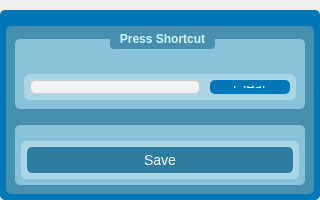
<?xml version="1.0" encoding="UTF-8"?>
<ui version="4.0">
 <class>Dialog</class>
 <widget class="QDialog" name="Dialog">
  <property name="geometry">
   <rect>
    <x>0</x>
    <y>0</y>
    <width>320</width>
    <height>200</height>
   </rect>
  </property>
  <property name="minimumSize">
   <size>
    <width>320</width>
    <height>200</height>
   </size>
  </property>
  <property name="maximumSize">
   <size>
    <width>380</width>
    <height>220</height>
   </size>
  </property>
  <property name="windowTitle">
   <string>Custom Shortcut</string>
  </property>
  <property name="styleSheet">
   <string notr="true">QLineEdit {
    background-color: #f2f2f2;
    border: 1px solid #cccccc;
    border-radius: 5px;
    padding: 5px;
	font: 57 16px &quot;DM Mono Medium&quot;;
}

QLineEdit:focus {
    border-color: #4d90fe;
}
QLabel {
    border-color: #4d90fe;
}

QLineEdit:hover {
    background-color: #eaeaea; /* Add a lighter background color for hover effect */
}

/* QPushButton style */
QPushButton {
    background-color: #4d90fe;
    border: none;
    color: white;
    padding: 8px 16px;
    border-radius: 5px;
    font-size: 14px; /* Adjust the font size here */
}

QPushButton:hover {
    background-color: #357ae8;
}

QPushButton:pressed {
    background-color: #135ba1; /* Add a darker background color for click effect */
}

/* QFrame style */
QFrame {
    background-color: #f2f2f2;
    border: 1px solid #cccccc;
    border-radius: 5px;
    font-size: 14px; /* Adjust the font size here */
}</string>
  </property>
  <layout class="QGridLayout" name="gridLayout_3">
   <property name="leftMargin">
    <number>0</number>
   </property>
   <property name="topMargin">
    <number>0</number>
   </property>
   <property name="rightMargin">
    <number>0</number>
   </property>
   <property name="bottomMargin">
    <number>0</number>
   </property>
   <property name="spacing">
    <number>0</number>
   </property>
   <item row="0" column="0">
    <widget class="QGroupBox" name="groupBox">
     <property name="styleSheet">
      <string notr="true">

QGroupBox {
    border: none;
    border-radius: 5px;
    margin-top: 10px; /* leave space at the top for the title */
    font-weight: bold;
	font: 57 13px &quot;DM Mono Medium&quot;;
	background-color: rgb(0, 119, 182);
}

QGroupBox::title {
    subcontrol-origin: margin;
    subcontrol-position: top; /* position at the top center */
    padding: 3 8px;
    color: #2c3e50;
	border-radius:4px;
	background-color:  rgb(248, 248, 248);	
}

QPushButton{
	background-color: rgb(2, 60, 134);
background-color: rgb(173, 232, 244);
	color: black;
    border: none;
    padding: 4px ;
    border-radius: 3px;
	font: 57 14px &quot;DM Mono Medium&quot;;
}

QPushButton:hover {
	background-color: rgb(0, 150, 199);
}

QPushButton:pressed {
	background-color: rgb(0, 119, 182);
}
QLabel{
font-size:14px;
}</string>
     </property>
     <property name="title">
      <string/>
     </property>
     <layout class="QGridLayout" name="gridLayout_5">
      <property name="leftMargin">
       <number>6</number>
      </property>
      <property name="topMargin">
       <number>6</number>
      </property>
      <property name="rightMargin">
       <number>6</number>
      </property>
      <property name="bottomMargin">
       <number>6</number>
      </property>
      <property name="spacing">
       <number>3</number>
      </property>
      <item row="0" column="0">
       <widget class="QGroupBox" name="groupBox_2">
        <property name="styleSheet">
         <string notr="true">QGroupBox {
    border-radius: 5px;
    margin-top: 1ex; /* leave space at the top for the title */
      font-weight: bold;
	
	background-color: rgb(70, 143, 175);
}

QGroupBox::title {
    subcontrol-origin: margin;
    subcontrol-position: top; /* position at the top center */
    padding: 3 8px;
    color: #2c3e50;
	border-radius:4px;
	background-color: rgb(173, 232, 244);
}


QPushButton {
        border: none;
        border-radius: 5px;
        padding: 5px;
	background-color: rgb(44, 125, 160);
	color:white;
    }
    
   QPushButton:hover { 
	background-color: rgb(97, 165, 194);
        color: white;
    }
    
    QPushButton:pressed {
	
	background-color: rgb(70, 143, 175);
        color: white;
    }

QLineEdit:focus {
border:2px solid rgb(70, 143, 175);
}</string>
        </property>
        <property name="title">
         <string/>
        </property>
        <layout class="QGridLayout" name="gridLayout_6">
         <property name="topMargin">
          <number>3</number>
         </property>
         <item row="0" column="0">
          <widget class="QGroupBox" name="groupBox_3">
           <property name="styleSheet">
            <string notr="true">QGroupBox{
background-color: rgb(137, 194, 217);
border:none;
}

QGroupBox:title{
background-color: rgb(70, 143, 175);
border:none;
	color: rgb(208, 248, 255);
}</string>
           </property>
           <property name="title">
            <string>Press Shortcut</string>
           </property>
           <layout class="QGridLayout" name="gridLayout_7">
            <property name="topMargin">
             <number>25</number>
            </property>
            <item row="0" column="0">
             <widget class="QGroupBox" name="groupBox_4">
              <property name="styleSheet">
               <string notr="true">QGroupBox{
background-color: rgb(169, 214, 229);
border:none;
}

QGroupBox:title{
background-color: rgb(70, 143, 175);
border:none;
	color: rgb(208, 248, 255);
}</string>
              </property>
              <property name="title">
               <string/>
              </property>
              <layout class="QHBoxLayout" name="horizontalLayout">
               <property name="spacing">
                <number>10</number>
               </property>
               <property name="leftMargin">
                <number>6</number>
               </property>
               <property name="topMargin">
                <number>6</number>
               </property>
               <property name="rightMargin">
                <number>6</number>
               </property>
               <property name="bottomMargin">
                <number>6</number>
               </property>
               <item>
                <widget class="QLabel" name="label">
                 <property name="maximumSize">
                  <size>
                   <width>16777215</width>
                   <height>30</height>
                  </size>
                 </property>
                 <property name="text">
                  <string/>
                 </property>
                </widget>
               </item>
               <item>
                <widget class="QPushButton" name="clearbutton">
                 <property name="minimumSize">
                  <size>
                   <width>80</width>
                   <height>0</height>
                  </size>
                 </property>
                 <property name="maximumSize">
                  <size>
                   <width>80</width>
                   <height>16777215</height>
                  </size>
                 </property>
                 <property name="styleSheet">
                  <string notr="true">QPushButton {
	background-color: rgb(255, 32, 32);
    border: none;
    color: white; /* Text color */
    
	font: 57 15px &quot;DM Mono Medium&quot;;
    padding: 8px 16px; /* Padding for the button */
    border-radius: 5px; /* Rounded corners */
	background-color: rgb(0, 119, 182);
}

QPushButton:hover {
	background-color: rgb(0, 180, 216);
}

QPushButton:pressed {
    
	background-color: rgb(0, 150, 199);
}
</string>
                 </property>
                 <property name="text">
                  <string>Clear</string>
                 </property>
                </widget>
               </item>
              </layout>
             </widget>
            </item>
           </layout>
          </widget>
         </item>
         <item row="1" column="0">
          <widget class="QGroupBox" name="groupBox_5">
           <property name="styleSheet">
            <string notr="true">QGroupBox{
background-color: rgb(137, 194, 217);
border:none;
}

QGroupBox:title{
background-color: rgb(70, 143, 175);
border:none;
	color: rgb(208, 248, 255);
}</string>
           </property>
           <property name="title">
            <string/>
           </property>
           <layout class="QGridLayout" name="gridLayout_8">
            <property name="leftMargin">
             <number>6</number>
            </property>
            <property name="topMargin">
             <number>6</number>
            </property>
            <property name="rightMargin">
             <number>6</number>
            </property>
            <property name="bottomMargin">
             <number>6</number>
            </property>
            <item row="0" column="0">
             <widget class="QGroupBox" name="groupBox_6">
              <property name="styleSheet">
               <string notr="true">QGroupBox{
background-color: rgb(169, 214, 229);
border:none;
}

QGroupBox:title{
background-color: rgb(70, 143, 175);
border:none;
	color: rgb(208, 248, 255);
}</string>
              </property>
              <property name="title">
               <string/>
              </property>
              <layout class="QHBoxLayout" name="horizontalLayout_2">
               <property name="leftMargin">
                <number>6</number>
               </property>
               <property name="topMargin">
                <number>6</number>
               </property>
               <property name="rightMargin">
                <number>6</number>
               </property>
               <property name="bottomMargin">
                <number>6</number>
               </property>
               <item>
                <widget class="QPushButton" name="SaveButton">
                 <property name="text">
                  <string>Save</string>
                 </property>
                </widget>
               </item>
              </layout>
             </widget>
            </item>
           </layout>
          </widget>
         </item>
        </layout>
       </widget>
      </item>
     </layout>
    </widget>
   </item>
  </layout>
 </widget>
 <resources/>
 <connections/>
</ui>
